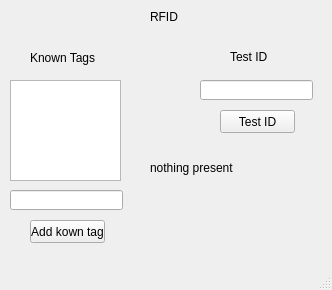
<?xml version="1.0" encoding="UTF-8"?>
<ui version="4.0">
 <class>MainWindow</class>
 <widget class="QMainWindow" name="MainWindow">
  <property name="geometry">
   <rect>
    <x>0</x>
    <y>0</y>
    <width>332</width>
    <height>290</height>
   </rect>
  </property>
  <property name="windowTitle">
   <string>MainWindow</string>
  </property>
  <widget class="QWidget" name="centralwidget">
   <widget class="QLabel" name="label">
    <property name="geometry">
     <rect>
      <x>150</x>
      <y>10</y>
      <width>47</width>
      <height>13</height>
     </rect>
    </property>
    <property name="text">
     <string>RFID</string>
    </property>
   </widget>
   <widget class="QLabel" name="label_2">
    <property name="geometry">
     <rect>
      <x>30</x>
      <y>50</y>
      <width>71</width>
      <height>16</height>
     </rect>
    </property>
    <property name="text">
     <string>Known Tags</string>
    </property>
   </widget>
   <widget class="QLabel" name="label_3">
    <property name="geometry">
     <rect>
      <x>230</x>
      <y>50</y>
      <width>47</width>
      <height>13</height>
     </rect>
    </property>
    <property name="text">
     <string>Test ID</string>
    </property>
   </widget>
   <widget class="QLineEdit" name="lTestTag">
    <property name="geometry">
     <rect>
      <x>200</x>
      <y>80</y>
      <width>113</width>
      <height>20</height>
     </rect>
    </property>
   </widget>
   <widget class="QPushButton" name="bTestTag">
    <property name="geometry">
     <rect>
      <x>220</x>
      <y>110</y>
      <width>75</width>
      <height>23</height>
     </rect>
    </property>
    <property name="text">
     <string>Test ID</string>
    </property>
   </widget>
   <widget class="QLineEdit" name="lAddTag">
    <property name="geometry">
     <rect>
      <x>10</x>
      <y>190</y>
      <width>113</width>
      <height>20</height>
     </rect>
    </property>
   </widget>
   <widget class="QPushButton" name="bAddTag">
    <property name="geometry">
     <rect>
      <x>30</x>
      <y>220</y>
      <width>75</width>
      <height>23</height>
     </rect>
    </property>
    <property name="text">
     <string>Add kown tag</string>
    </property>
   </widget>
   <widget class="QLabel" name="lStatus">
    <property name="geometry">
     <rect>
      <x>150</x>
      <y>160</y>
      <width>131</width>
      <height>16</height>
     </rect>
    </property>
    <property name="text">
     <string>nothing present</string>
    </property>
   </widget>
   <widget class="QListWidget" name="lKnownTags">
    <property name="geometry">
     <rect>
      <x>10</x>
      <y>80</y>
      <width>111</width>
      <height>101</height>
     </rect>
    </property>
   </widget>
  </widget>
  <widget class="QMenuBar" name="menubar">
   <property name="geometry">
    <rect>
     <x>0</x>
     <y>0</y>
     <width>332</width>
     <height>21</height>
    </rect>
   </property>
  </widget>
  <widget class="QStatusBar" name="statusbar"/>
 </widget>
 <resources/>
 <connections/>
</ui>
